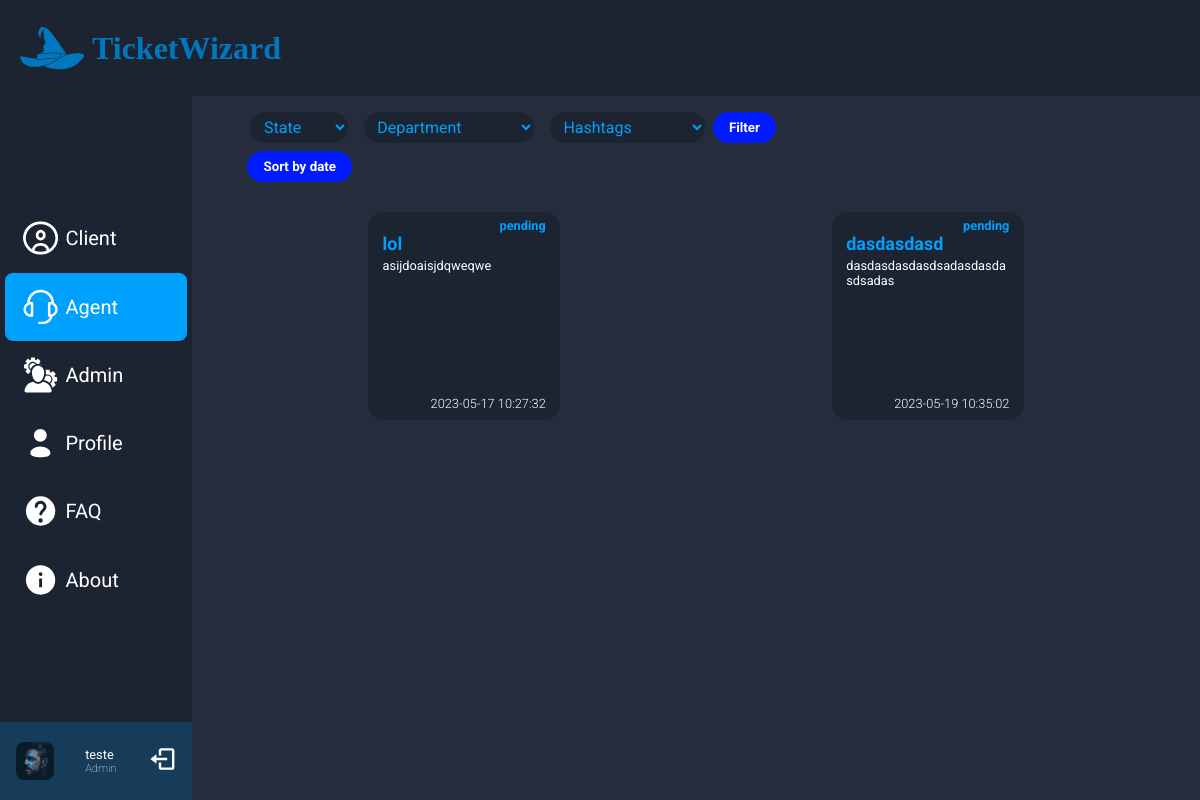
/pages/agent.php (signed in), run on an earlier commit of the app's database.
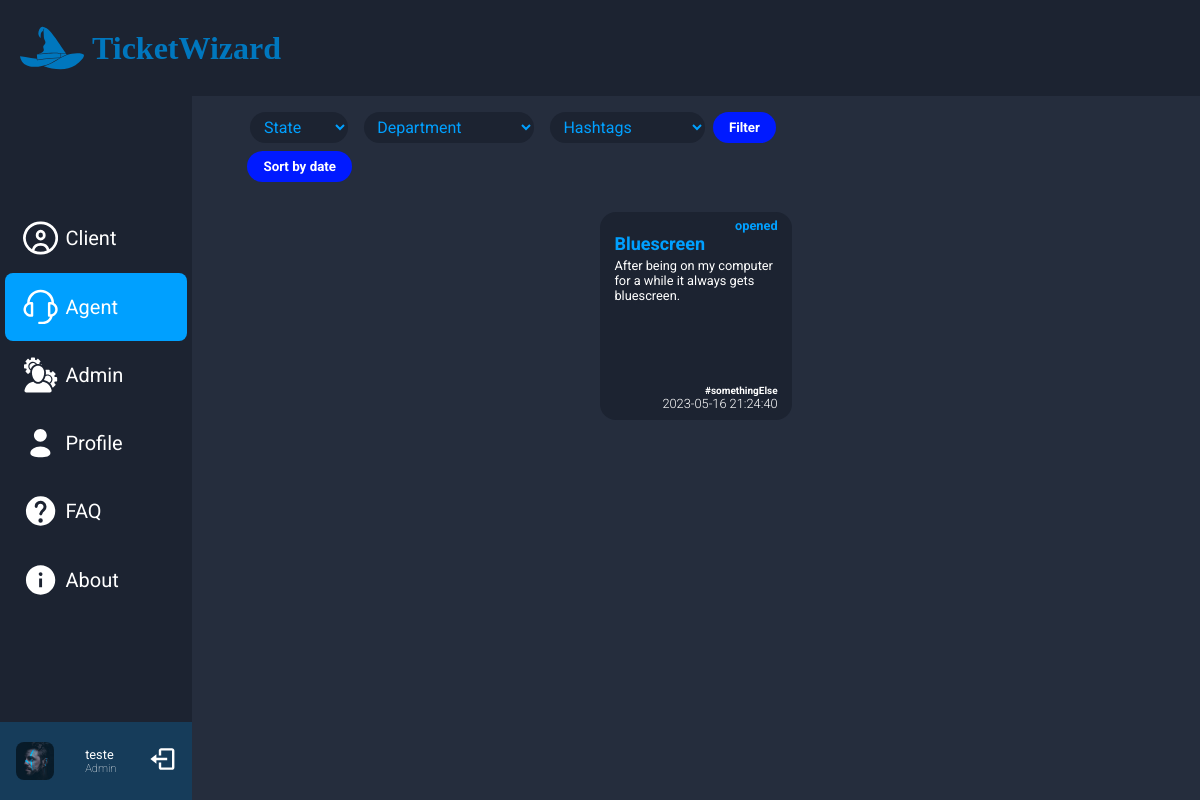
And on a later commit of the database.
### tables this page shows
CREATE TABLE Ticket (
    --ID'S
    id INTEGER PRIMARY KEY AUTOINCREMENT,
    user_id INTEGER NOT NULL,
    user_assigned_id INTEGER ,
    department INTEGER,

    --CONTENT
    title VARCHAR(100) NOT NULL,
    description TEXT NOT NULL,
    status INTEGER DEFAULT 3,
    priority VARCHAR(20) ,
    created_at DEFAULT CURRENT_TIMESTAMP,
    updated_at DATETIME,
    isClosed INTEGER NOT NULL CHECK (isClosed IN (0,1)),

    --FOREIGN KEYS
    FOREIGN KEY (user_id) REFERENCES Users(id),
    FOREIGN KEY (user_assigned_id) REFERENCES Users(id),
    FOREIGN KEY (department) REFERENCES Department(id)
);

CREATE TABLE State_(
    --ID'S
    id INTEGER PRIMARY KEY AUTOINCREMENT,

    --CONTENT
    name VARCHAR(50) NOT NULL
);

CREATE TABLE TicketHashtags (
    ticket_id INTEGER,
    hashtag_id INTEGER,

    FOREIGN KEY (ticket_id) REFERENCES Ticket(id),
    FOREIGN KEY (hashtag_id) REFERENCES Hashtags(id)
);

CREATE TABLE Hashtags(
    --ID'S
    id INTEGER PRIMARY KEY AUTOINCREMENT,

    --CONTENT
    name VARCHAR(50) NOT NULL
);

### database/Ticket.class.php (called while the page is built, shortened)
<?php
function getTicketsToAgent($db,$id) {
    $stmt = $db->prepare('SELECT * FROM Ticket WHERE user_assigned_id = ?');
    $stmt->execute(array($id));
    $tickets = $stmt->fetchAll();
    if(count($tickets)==0){
        $stmt = $db->prepare('SELECT * FROM Ticket WHERE status = 3');
        $stmt->execute();
        $tickets = $stmt->fetchAll();
    }
    return $tickets;
}
function getStatusName($db, $id) {
    $stmt = $db->prepare('SELECT name FROM State_ WHERE id = ?');
    $stmt->execute(array($id));
    $status = $stmt->fetch();
    return $status['name'];
}
function getHashtagName($db, $id) {
    $stmt = $db->prepare('SELECT name FROM Hashtags WHERE id = ?');
    $stmt->execute(array($id));
    $hashtagname= $stmt->fetch();
    return $hashtagname['name'];
}
function getTicketHashtags($db, $id) {
    $stmt = $db->prepare('SELECT hashtag_id FROM TicketHashtags WHERE ticket_id = ?');
    $stmt->execute(array($id));
    $hashtags= $stmt->fetchAll();
    return $hashtags;
}

### session.php (called while the page is built, shortened)
<?php
  class Session {
    public function getId() : ?int {
      return isset($_SESSION['id']) ? $_SESSION['id'] : null;
    }
  }
?>

### database/User.class.php (called while the page is built, shortened)
<?php
class User{
    public function __construct(?int $id, string $username, string $password, string $email, string $fullName,string $image) {
        $this->id=$id;
    }
    static function getUser($db, int $id) {
        $stmt = $db->prepare('
        SELECT *
        FROM User
        WHERE id = ?
        ');
        $stmt->execute(array($id));
        $user = $stmt->fetch();
        return new User(
            $user['id'],
            $user['username'],
            $user['password'],
            $user['email'],
            $user['full_name'],
            $user['image']
        );
    }
}
    function getImage($db,$id){
      $stmt = $db->prepare('SELECT image FROM User WHERE id = ?');
      $stmt->execute(array($id));
      $image=$stmt->fetch();
      return $image['image'];
    }
?>

### templates/agentTickets.php (the view, shortened to what this page needs)
<?php function drawAgentTickets($user,$tickets, $db){ ?>
    <div class="main-content">
        <form class="filter" method="post" action="../pages/agent.php">
                <select class="form-filter" id="State" name="State">
                    <option value="" >State</option>
                </select>
                <select class="form-filter" id="Department" name="Department">
                    <option value="">Department</option>
                </select>
                <select id="Hashtags" name="Hashtags">
                    <option value="">Hashtags</option>
                </select>
                <input type="submit" value="Filter">
            </form>
            <div class="sort-container">
                <button id="Sort">Sort by date</button>
            </div>
            <div class="tickets-container">
            <?php foreach($tickets as $ticket) { ?>
                <div id="ticket" class="ticket unselectable" state="<?=$ticket['status'] ?>">
                    <div class="innerCard transition"  ticket_id = <?=$ticket['id'] ?>>
                        <div class="frontSide">
                            <p class="state"><?= getStatusName($db,$ticket['status'])?></p>
                            <h2 class="title"><?=$ticket['title'] ?></h2>
                            <p class="description"><?=$ticket['description'] ?></p>
                            <p class="hashtags">
                            <?php $hashtags=getTicketHashtags($db,$ticket['id']); foreach($hashtags as $hashtag) { ?>
                                <?=getHashtagName($db,$hashtag['hashtag_id'])?>
                            <?php } ?></p>
                            <p class="created"><?=$ticket['created_at'] ?></p>
                        </div>
                        <div class="backSide">
                            <h2><?=getStatusName($db,$ticket['status'])?></h2>
                            <p class="department"><span>Department: </span><?= getDepartmentName($db,$ticket['department']) ?></p>
                            <p class="agent"><span>Agent:</span><?php if(is_null($ticket['user_assigned_id'])){ echo ' Undefined';} else { $agentName=User::getUser($db,$ticket['user_assigned_id']); echo $agentName->username; }?> </p>
                            <?php if(getImage($db,$ticket['user_assigned_id'])!=null) { ?>
                            <div class="circle">
                            </div>
                            <?php } ?>
                            <p class="date"><?php if($ticket['updated_at']!='') { echo 'Updated at, ' . $ticket['updated_at']; }?></p>
                        </div>
                    </div>
                </div>
                                <?php require_once('../database/User.class.php'); $agents=getAgents($db); foreach($agents as $agent){ ?>
                                <option id="agent_id" name="agent_id" value="<?=$agent['id']?>"><?=$agent['username']?></option>
                                <?php } ?>
                <?php } ?>
                </div>
    <?php } ?>

What changed in the data, as far as the page shows it:
no longer on this page (row unchanged): ticket: status.name "pending", title "lol", description "asijdoaisjdqweqwe", created_at "2023-05-17 10:27:32"
no longer on this page (row unchanged): ticket: status.name "pending", title "dasdasdasd", description "dasdasdasdasdsadasdasdasdsadas", created_at "2023-05-19 10:35:02"
now on this page (row edited): ticket: status.name "opened", title "Bluescreen", description "After being on my computer for a while it always gets bluescreen.", created_at "2023-05-16 21:24:40"
now on this page (row unchanged): tickethashtags: hashtag.name "#somethingElse"
